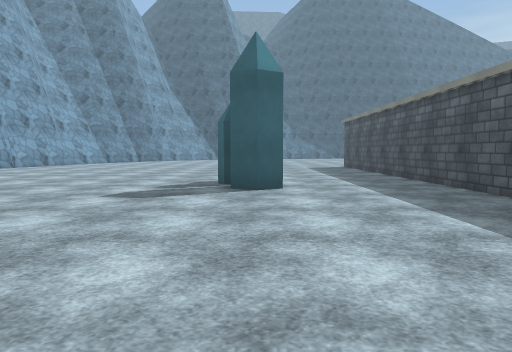
View 1 (above)

24 first-person views from a walk through a 3-D level made in the Unity game engine. The camera is 1.2 m above the floor, tilts 4° down and sees 70° across. The floor is counted in squares, 2 m on a side. Each view is taken from the middle of a square. On the plan, view 1 faces up. The plan holds only what a view shows up to about 10 squares ahead; the rest is blank. The place goes on beyond the plan. The player is left out. Surface patterns are stand-ins for the level's own textures.

View 2
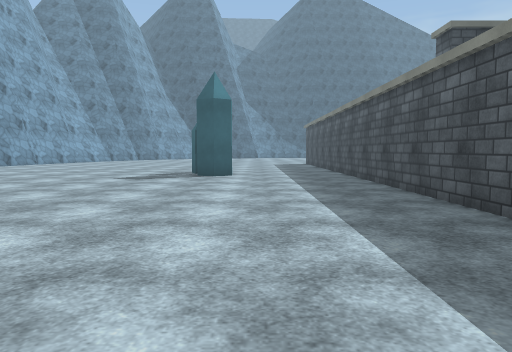

View 3
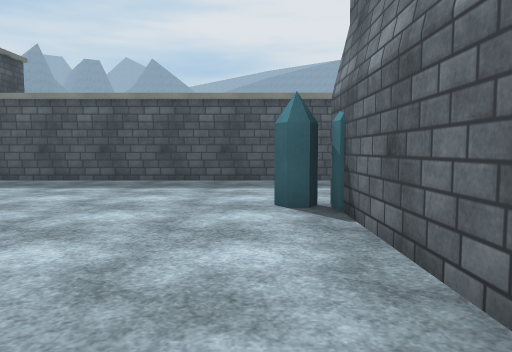

View 4
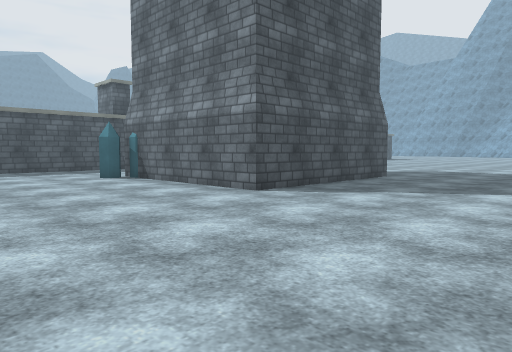

View 5
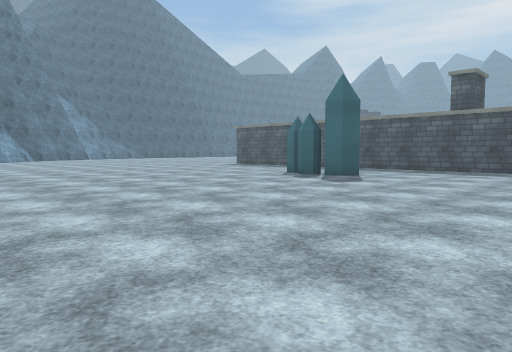

View 6
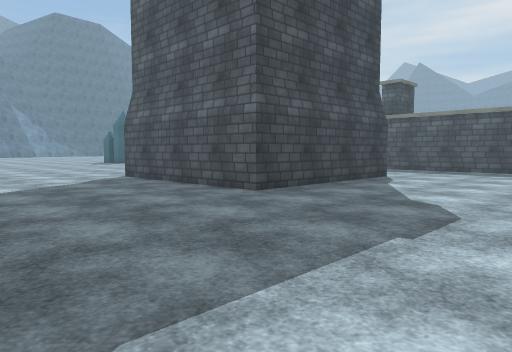

View 7
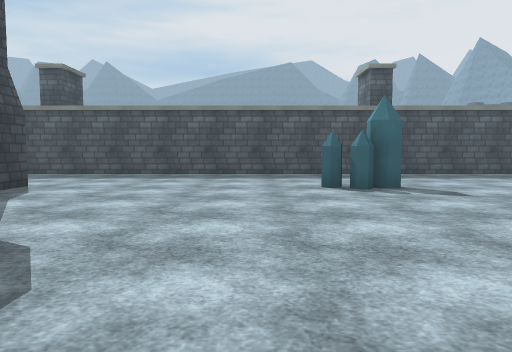

View 8
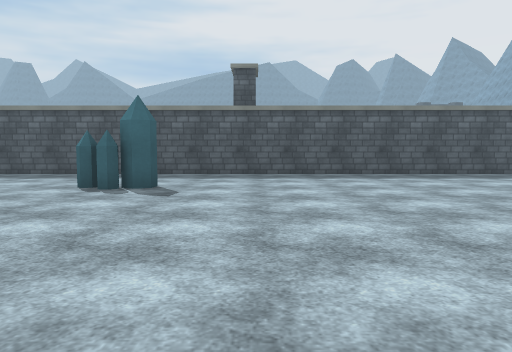

View 9
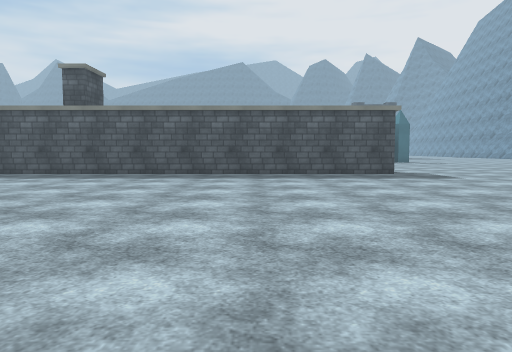

View 10
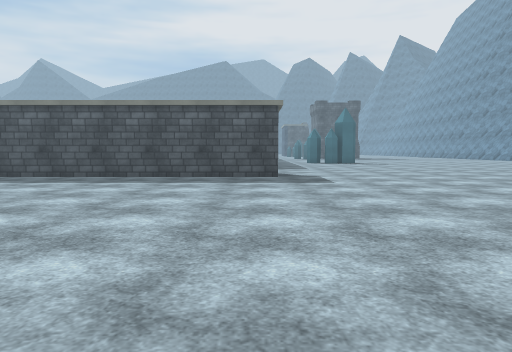

View 11
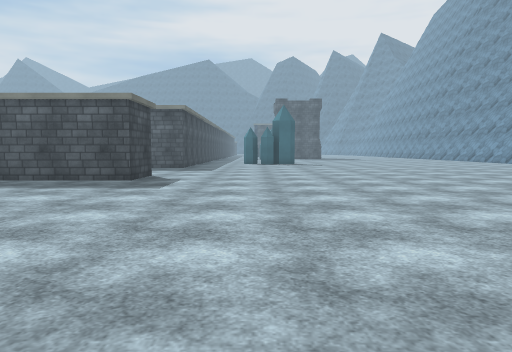

View 12
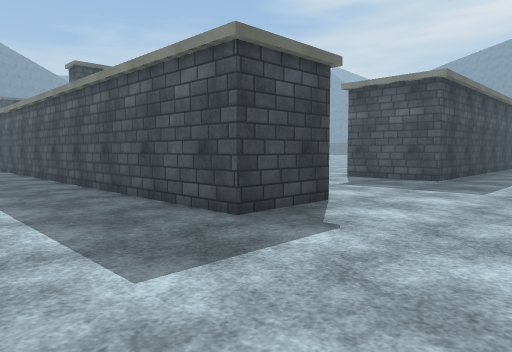

View 13
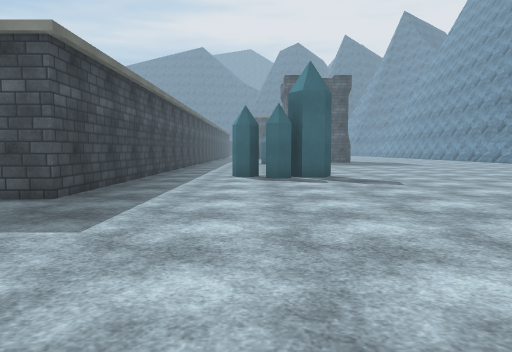

View 14
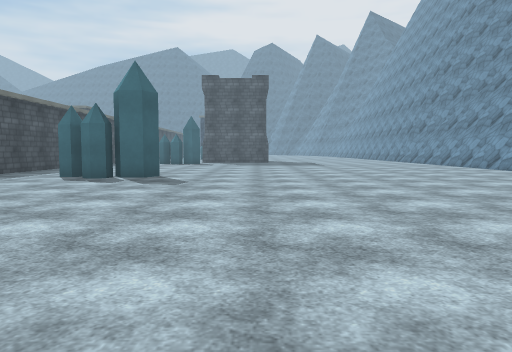

View 15
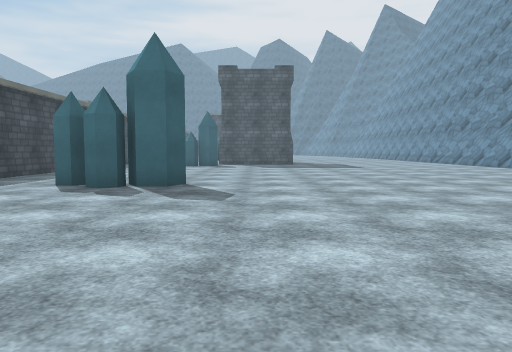

View 16
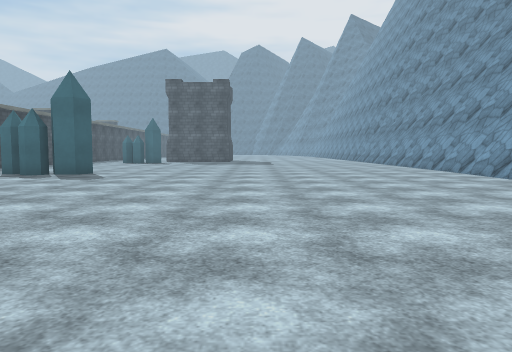

View 17
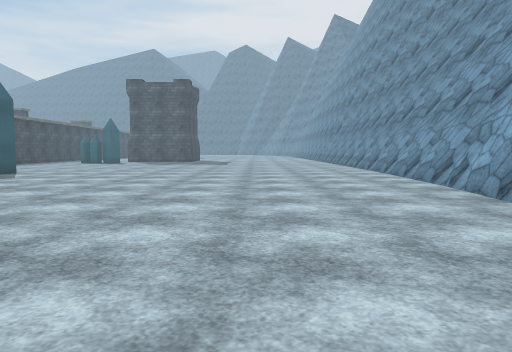

View 18
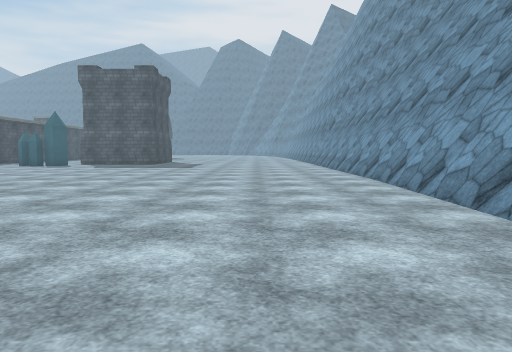

View 19
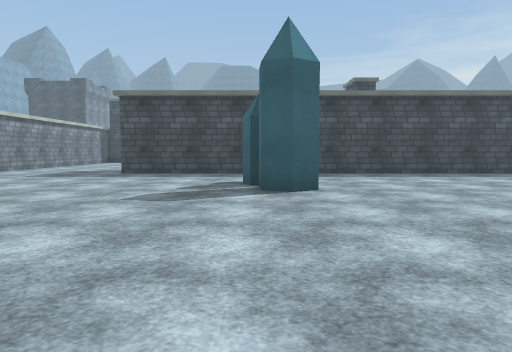

View 20
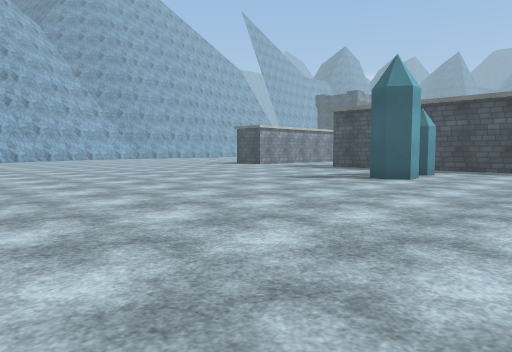

View 21
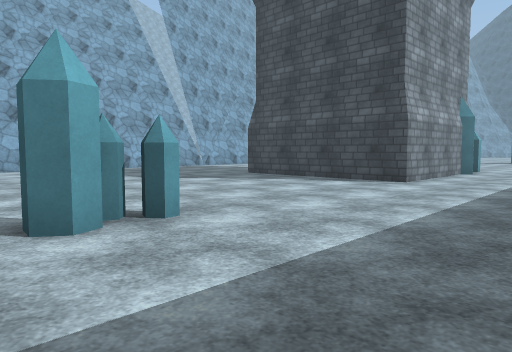

View 22
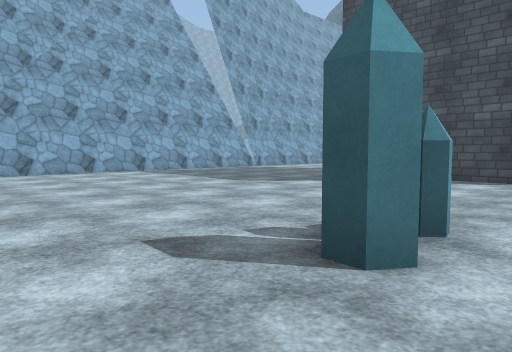

View 23
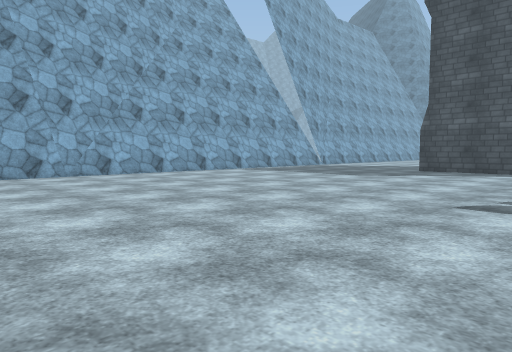

View 24
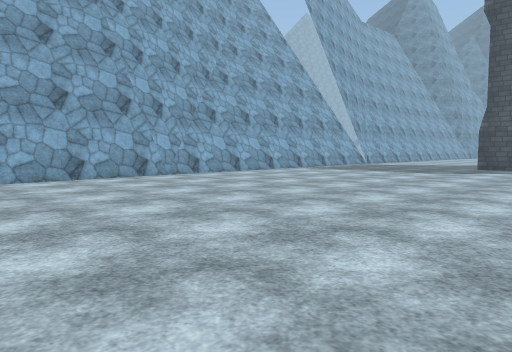

### Floor plan
Key: @ floor where view 1 was taken; # wall or solid block; . floor; O other object.
Columns run from 9 left of view 1 to 16 right of it. Each row starts with its distance up from view 1.
 11    ...
 10    ...... ...#
  9   ....... ...#
  8   ....... ...#
  7   .......O...#
  6   .......O...#
  5   ...........#
  4  ............#
  3  ............#
  2  ............#
  1  ....  ......#
  0  ........@...#
 -1  ............#
 -2  ............#
 -3   ...OOOOO...#
 -4   ...O   O.  #
 -5   ...O   O.  #
 -6   ...O   O...#
 -7   ...OOOOO...#
 -8  ............#
 -9  ............#
-10  ............#
-11 #............#
-12 #........O...#
-13 #........O...#
-14 #............#
-15 #............#
-16 #............#
-17 #............#
-18 #............#
-19 #............#
-20    ..........#
-21     .........#   ..
-22      ........#  ..#
-23     .........#....########
-24      .....................
-25       ....................
-26      ................O....
-27       ...............OO...
-28        ...................
-29          .................
-30           ................
-31             ..............
-32             ..............
-33              .............
-34             ..............
-35              .............
-36               ............
-37                 #.........
-38                   ########

Where each view was taken, in squares from view 1:
view 1: 0 up, 0 right, facing up
view 2: 3 down, 1 right, facing up
view 3: 2 down, 4 left, facing right
view 4: 1 up, 8 left, facing down-right
view 5: 1 up, 8 left, facing up-right
view 6: 11 down, 8 left, facing up-right
view 7: 11 down, 6 left, facing right
view 8: 15 down, 6 left, facing right
view 9: 20 down, 6 left, facing right
view 10: 23 down, 5 left, facing right
view 11: 26 down, 4 left, facing right
view 12: 26 down, 1 right, facing up-right
view 13: 26 down, 4 right, facing right
view 14: 30 down, 4 right, facing right
view 15: 29 down, 6 right, facing right
view 16: 32 down, 3 right, facing right
view 17: 34 down, 3 right, facing right
view 18: 35 down, 6 right, facing right
view 19: 33 down, 12 right, facing up
view 20: 35 down, 16 right, facing up-left
view 21: 14 down, 3 right, facing up-left
view 22: 15 down, 1 right, facing up-left
view 23: 18 down, 0 right, facing up-left
view 24: 20 down, 1 left, facing up-left
